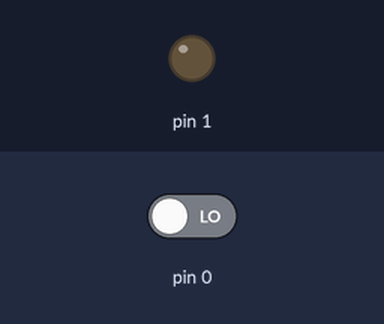
A sketch run on a simulated Arduino Uno, built with avr-gcc and run on an emulated ATmega328P. Shown: output pins drawn as LEDs (lit = HIGH). The test bench sets the inputs (shaded band); at power-on: pin 0 LOW.

Above: at 1.2 s.
1.3 s: pin 0 driven HIGH
At 1.6 s:
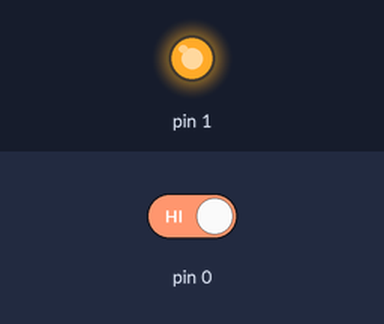
2.8 s: pin 0 driven LOW
At 3.9 s:
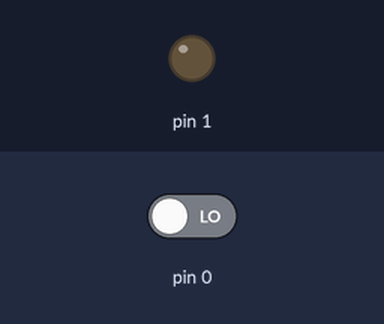
Timing chart, 0 to 5.8 s (numbered marks = the images above; inputs shaded):
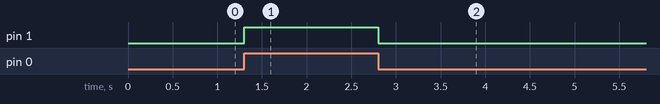

Measured:
- after the input at 1.3 s, pin 1: LOW → HIGH at once
- after the input at 2.8 s, pin 1: HIGH → LOW at once

The sketch:

button.ino
```cpp
void setup() {
  // put your setup code here, to run once:
  pinMode(0, INPUT);
  pinMode(1, OUTPUT);
}

void loop() {
  // put your main code here, to run repeatedly:
  if(digitalRead(0) == 1) {
    digitalWrite(1, HIGH);
  } else {
    digitalWrite(1, LOW);
  }
}
```
